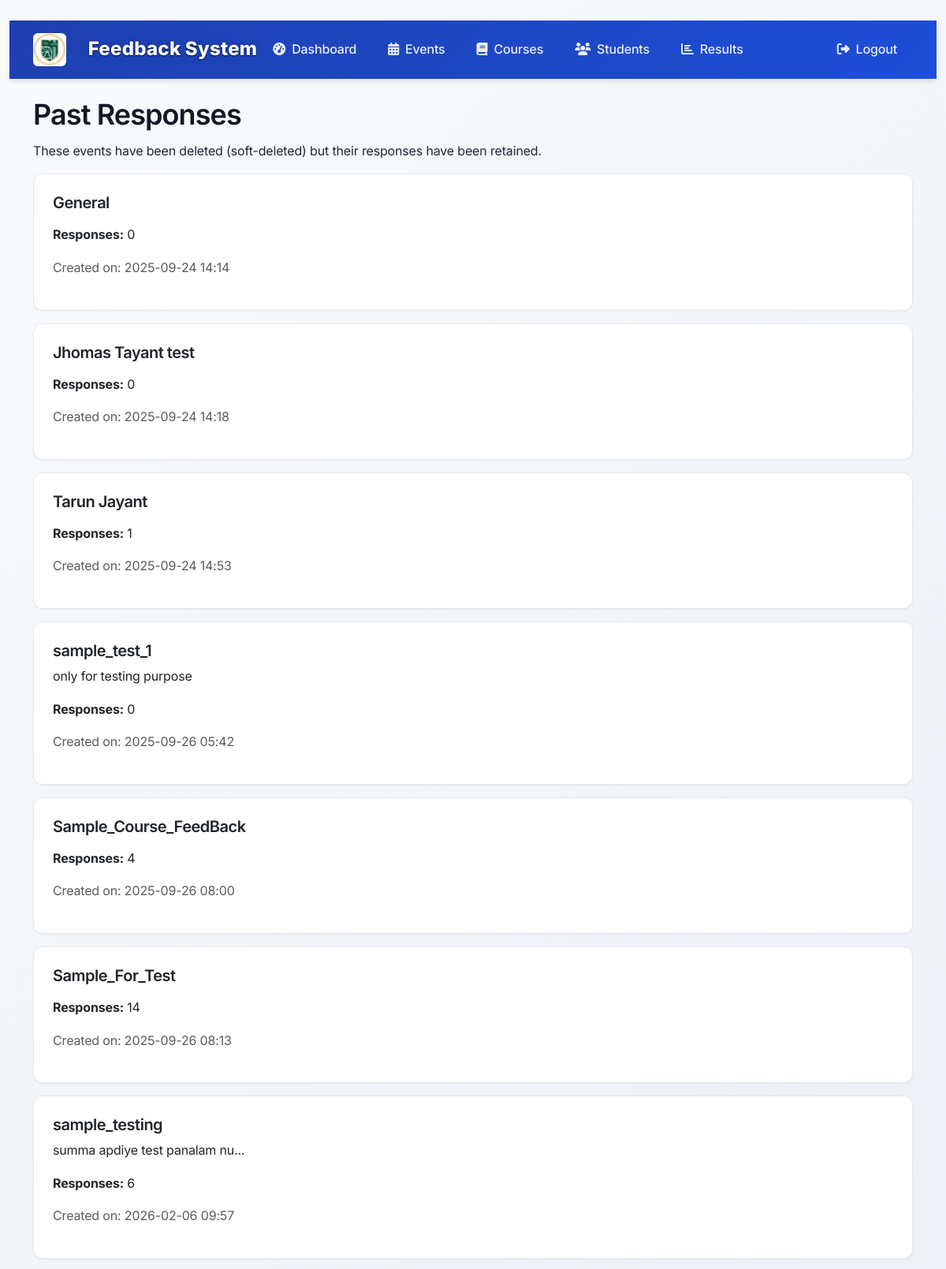
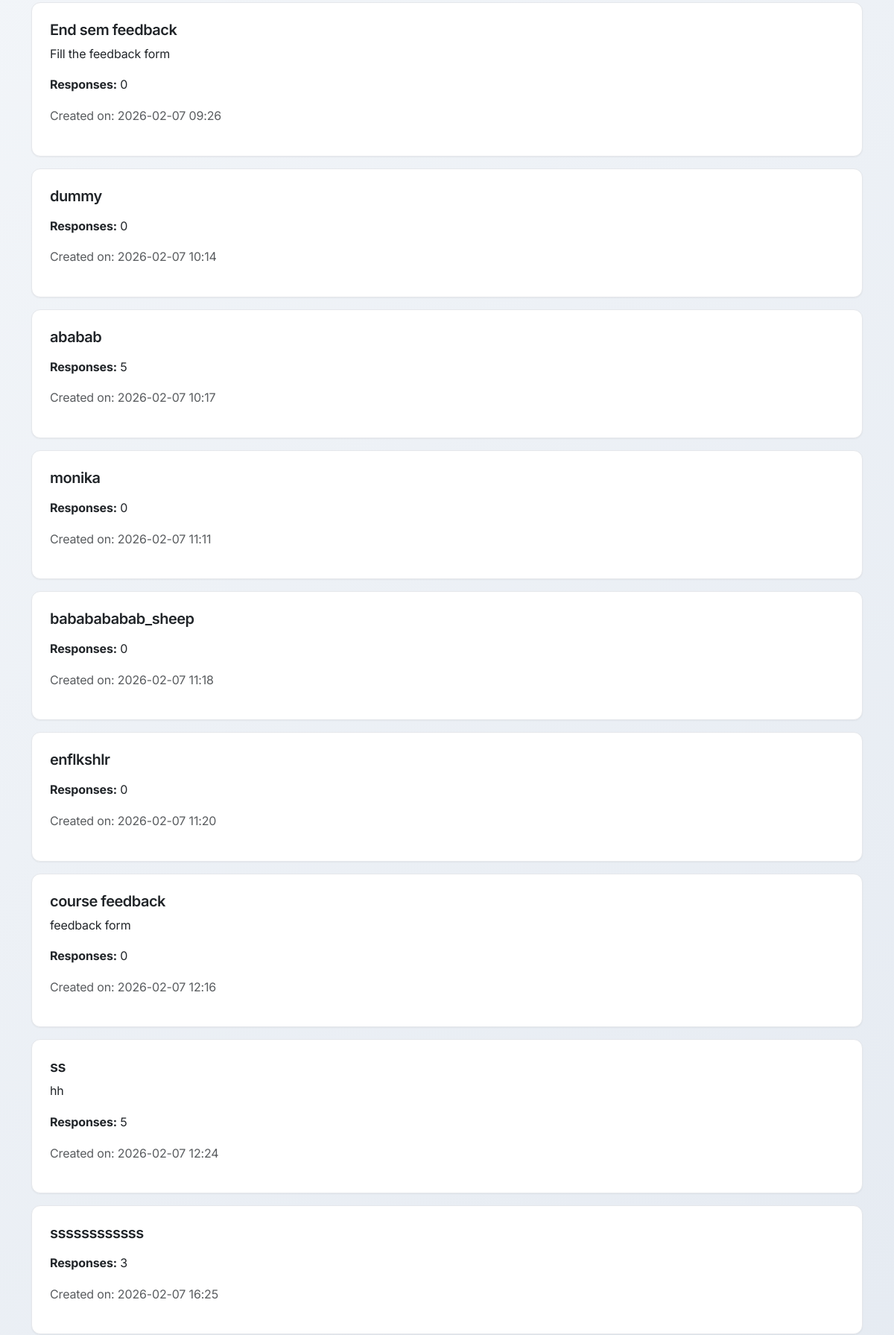
Page /admin/past_responses (signed in, upper part) on the committed database (2 pictures, top to bottom).
### admin/src/common/models.py (models this page shows, shortened)
class Event(db.Model):
    id = db.Column(db.Integer, primary_key=True)
    title = db.Column(db.String(100), nullable=False)
    description = db.Column(db.Text)
    warning_message = db.Column(db.Text, default='This feedback is for the specified class only.')
    is_active = db.Column(db.Boolean, default=False)
    end_time = db.Column(db.DateTime, nullable=True)
    created_at = db.Column(db.DateTime, default=datetime.utcnow)
    is_deleted = db.Column(db.Boolean, default=False)
    is_open_to_all = db.Column(db.Boolean, default=True)
    start_roll_number = db.Column(db.String(20), nullable=True)
    end_roll_number = db.Column(db.String(20), nullable=True)
    semester = db.Column(db.Integer, nullable=True)
    event_type = db.Column(db.String(50), nullable=True)
    feedback_responses = db.relationship('FeedbackResponse', backref='event', lazy=True)
    courses = db.relationship('Course', secondary=EventCourse, backref='events')

### admin/src/admin/routes.py (the view)
@admin_bp.route('/past_responses')
@login_required
def past_responses():
    if not current_user.is_admin:
        flash('Access denied.', 'danger')
        return redirect(url_for('admin.login'))
    try:
        past_events = Event.query.filter_by(is_deleted=True).all()
    except Exception:
        past_events = []
    return render_template('domains/admin/past_responses.html', past_events=past_events)

### admin/src/common/models.py (called while the page is built)
@login_manager.user_loader
def load_user(user_id):
    return User.query.get(int(user_id))

### admin/templates/domains/admin/past_responses.html (shortened to what this page needs)
﻿{% extends "base.html" %}
{% block styles %}
<link rel="stylesheet" href="{{ url_for('static', filename='domains/admin/css/admin.css') }}">
{% endblock %}
{% block navbar %}
<nav class="navbar navbar-expand-lg navbar-dark admin-navbar">
  <div class="container">
  <a class="navbar-brand d-flex align-items-center" href="#"><img src="{{ url_for('static', filename='images/logo.png') }}" alt="SREC Logo" style="height:42px; margin-right:12px; border-radius: 6px;"><span class="navbar-title-visible">Feedback System</span></a>
    <div class="collapse navbar-collapse" id="navbarNav">
      <ul class="navbar-nav">
        <li class="nav-item">
          <a class="nav-link" href="{{ url_for('admin.dashboard') }}">
            <i class="fas fa-tachometer-alt me-2"></i>Dashboard
          </a>
        </li>
        <li class="nav-item">
          <a class="nav-link" href="{{ url_for('admin.manage_events') }}">
            <i class="fas fa-calendar-alt me-2"></i>Events
          </a>
        </li>
        <li class="nav-item">
          <a class="nav-link" href="{{ url_for('admin.manage_courses') }}">
            <i class="fas fa-book me-2"></i>Courses
          </a>
        </li>
        <li class="nav-item">
          <a class="nav-link" href="{{ url_for('admin.manage_students') }}">
            <i class="fas fa-users me-2"></i>Students
          </a>
        </li>
        <li class="nav-item">
          <a class="nav-link" href="{{ url_for('admin.results') }}">
            <i class="fas fa-chart-bar me-2"></i>Results
          </a>
        </li>
      </ul>
      <ul class="navbar-nav ms-auto">
        <li class="nav-item">
          <a class="nav-link" href="{{ url_for('admin.logout') }}">
            <i class="fas fa-sign-out-alt me-2"></i>Logout
          </a>
        </li>
      </ul>
    </div>
  </div>
</nav>
{% endblock %}
{% block content %}
<div class="container my-4 fade-in-up">
  <h1>Past Responses</h1>
  <p>These events have been deleted (soft-deleted) but their responses have been retained.</p>
  {% if past_events %}
    {% for e in past_events %}
      <div class="card mb-3">
        <div class="card-body">
          <h5 class="card-title">{{ e.title }}</h5>
          <p>{{ e.description }}</p>
          <p><strong>Responses:</strong> {{ e.feedback_responses|length }}</p>
          <p class="text-muted">Created on: {{ e.created_at.strftime('%Y-%m-%d %H:%M') }}</p>
        </div>
      </div>
    {% endfor %}
  {% else %}
    <div class="alert alert-info">No past events found.</div>
  {% endif %}
</div>
{% endblock %}

### admin/static/css/main.css (style rules this page uses)
:root { --primary-color: #1e40af; --primary-hover: #1d4ed8; --secondary-color: #64748b; --success-color: #059669; --success-hover: #047857; --warning-color: #d97706; --danger-color: #dc2626; --light-bg: #f8fafc; --white: #ffffff; --gray-50: #f9fafb; --gray-100: #f3f4f6; --gray-200: #e5e7eb; --gray-300: #d1d5db; --gray-600: #4b5563; --gray-700: #374151; --gray-800: #1f2937; --gray-900: #111827; --border-radius: 12px; --border-radius-sm: 8px; --shadow-sm: 0 1px 2px 0 rgb(0 0 0 / 0.05); --shadow: 0 1px 3px 0 rgb(0 0 0 / 0.1), 0 1px 2px -1px rgb(0 0 0 / 0.1); --shadow-md: 0 4px 6px -1px rgb(0 0 0 / 0.1), 0 2px 4px -2px rgb(0 0 0 / 0.1); --shadow-lg: 0 10px 15px -3px rgb(0 0 0 / 0.1), 0 4px 6px -4px rgb(0 0 0 / 0.1); --transition: all 0.2s cubic-bezier(0.4, 0, 0.2, 1); }
body { font-family: 'Inter', -apple-system, BlinkMacSystemFont, 'Segoe UI', Roboto, 'Helvetica Neue', Arial, sans-serif; background-color: var(--light-bg); color: var(--gray-800); line-height: 1.6; font-size: 16px; letter-spacing: -0.01em; }
h1, h2, h3, h4, h5, h6 { font-weight: 600; letter-spacing: -0.025em; color: var(--gray-900); margin-bottom: 0.75rem; }
h1 { font-size: 2.25rem; line-height: 1.2; }
.card { background: var(--white); border: 1px solid var(--gray-200); border-radius: var(--border-radius); box-shadow: var(--shadow-sm); transition: var(--transition); overflow: hidden; }
.card-body { padding: 1.5rem; }
.navbar-brand { font-weight: 700; font-size: 1.1rem; letter-spacing: -0.01em; display: flex; align-items: center; gap: 16px; margin: 0 !important; padding: 0; }
.nav-link { font-weight: 500; padding: 0.5rem 1rem !important; border-radius: var(--border-radius-sm); transition: var(--transition); margin: 0 0.25rem; }
.fade-in-up { animation: fadeInUp 0.6s ease-out; }
.navbar-title-visible { color: #fff; font-weight: 800; font-size: 1.5rem; letter-spacing: 0.01em; text-shadow: 0 2px 8px rgba(30, 64, 175, 0.7), 0 1px 0 #000, 0 0 2px #000; }

### admin/static/css/admin.css (style rules this page uses)
:root { --admin-primary: #1e40af; --admin-secondary: #64748b; --admin-accent: #3b82f6; --admin-success: #059669; --admin-warning: #d97706; --admin-danger: #dc2626; }
body { background: linear-gradient(135deg, #f8fafc 0%, #e2e8f0 100%); min-height: 100vh; }
.admin-navbar { background: linear-gradient(135deg, var(--admin-primary) 0%, #1d4ed8 100%); box-shadow: 0 4px 6px -1px rgb(0 0 0 / 0.1); padding: 1rem 0; }
.admin-navbar .navbar-brand { font-weight: 700; font-size: 1.3rem; color: white; }
.admin-navbar .nav-link { color: rgba(255, 255, 255, 0.9); font-weight: 500; padding: 0.75rem 1rem; border-radius: 8px; transition: all 0.3s ease; margin: 0 0.25rem; }

### rows in the picture
Event: title "General", feedback_responses|length "0", created_at "2025-09-24 14:14"
Event: title "Jhomas Tayant test", feedback_responses|length "0", created_at "2025-09-24 14:18"
Event: title "Tarun Jayant", feedback_responses|length "1", created_at "2025-09-24 14:53"
Event: title "sample_test_1", description "only for testing purpose", feedback_responses|length "0", created_at "2025-09-26 05:42"
Event: title "Sample_Course_FeedBack", feedback_responses|length "4", created_at "2025-09-26 08:00"
Event: title "Sample_For_Test", feedback_responses|length "14", created_at "2025-09-26 08:13"
Event: title "sample_testing", description "summa apdiye test panalam nu...", feedback_responses|length "6", created_at "2026-02-06 09:57"
Event: title "End sem feedback", description "Fill the feedback form", feedback_responses|length "0", created_at "2026-02-07 09:26"
Event: title "dummy", feedback_responses|length "0", created_at "2026-02-07 10:14"
Event: title "ababab", feedback_responses|length "5", created_at "2026-02-07 10:17"
Event: title "monika", feedback_responses|length "0", created_at "2026-02-07 11:11"
Event: title "bababababab_sheep", feedback_responses|length "0", created_at "2026-02-07 11:18"
Event: title "enflkshlr", feedback_responses|length "0", created_at "2026-02-07 11:20"
Event: title "course feedback", description "feedback form", feedback_responses|length "0", created_at "2026-02-07 12:16"
Event: title "ss", description "hh", feedback_responses|length "5", created_at "2026-02-07 12:24"
Event: title "ssssssssssss", feedback_responses|length "3", created_at "2026-02-07 16:25"
